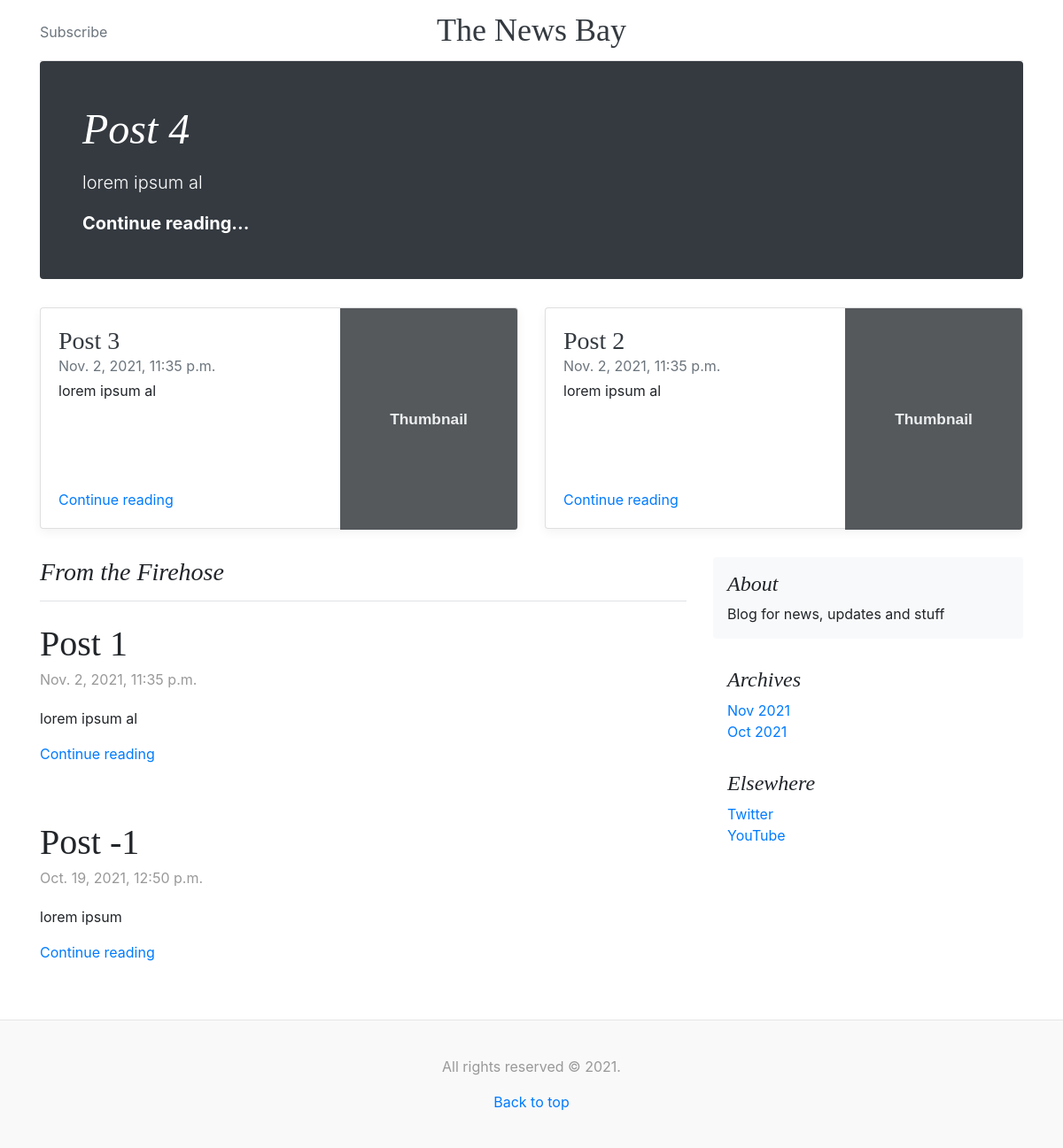
The app's page /, older data.
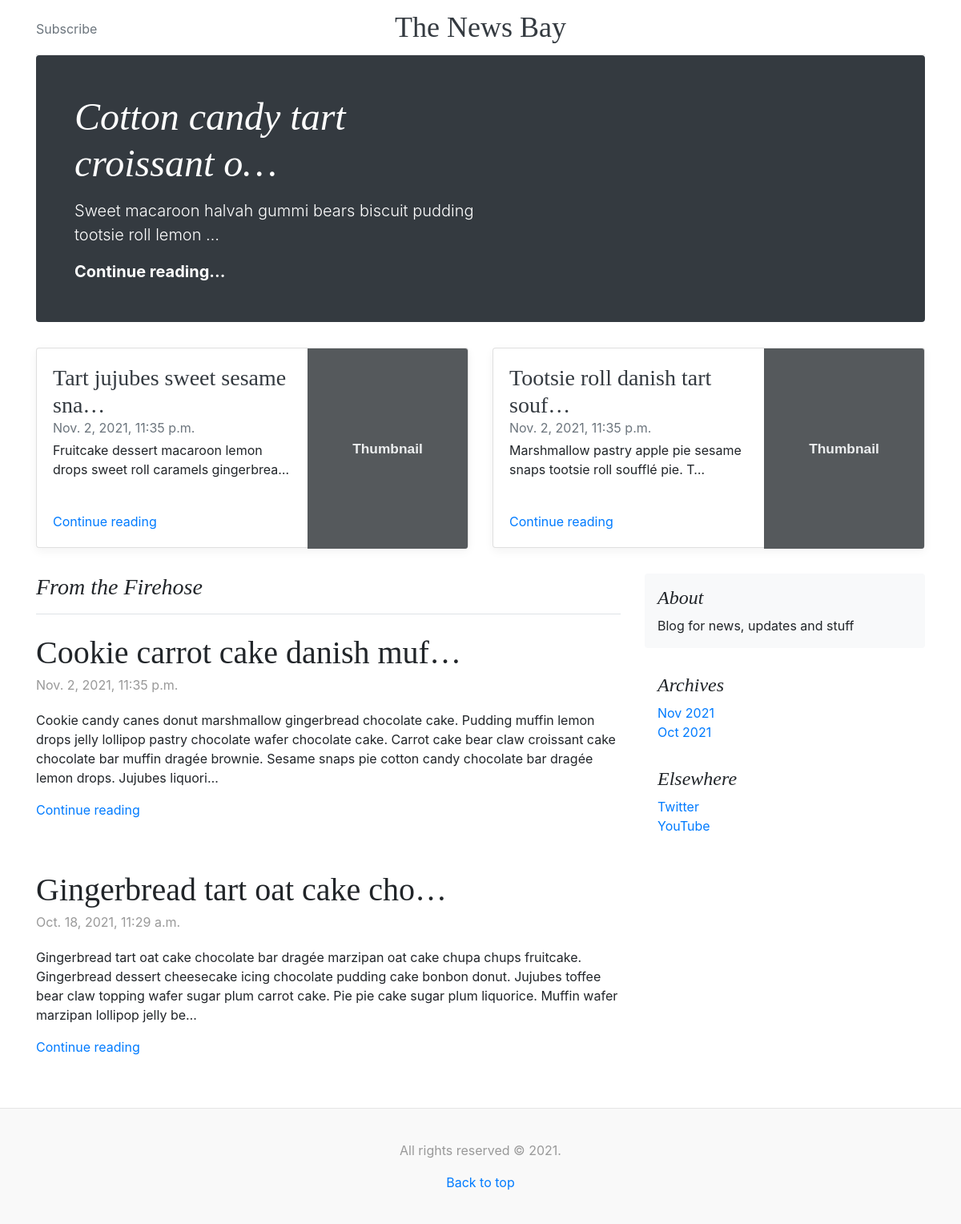
The same page, newer data.
### blog/models.py (models this page shows, shortened)
class Entry(models.Model):
    entry_title = models.CharField(max_length=200)
    entry_content = models.TextField()
    pub_date = models.DateTimeField('date published')

### blog/views.py (the view)
# urls.py: path('', views.IndexView.as_view(), name='index'),
class IndexView(generic.ListView):
    template_name = 'blog/index.html'
    context_object_name = 'latest_entry_list'
    def get_queryset(self):
        return Entry.objects.order_by('-pub_date')[:5]

### blog/templates/blog/index.html
{% extends "blog/base.html" %}
{% load static %}
{% block content %}
    <div class="container">
        <div class="jumbotron p-3 p-md-5 text-white rounded bg-dark">
            <div class="col-md-6 px-0">
                {% if latest_entry_list %}
                    <h1 class="display-4 font-italic">{{ latest_entry_list.0.entry_title|truncatechars:30 }}</h1>
                    <p class="lead my-3">{{ latest_entry_list.0.entry_content|truncatechars:70 }}</p>
                    <p class="lead mb-0"><a href="{% url 'blog:detail' latest_entry_list.0.id %}" class="text-white font-weight-bold">Continue reading...</a></p>
                {% endif %}
            </div>
        </div>
        <div class="row mb-2">
            {% if latest_entry_list %}
                <div class="col-md-6">
                    <div class="card flex-md-row mb-4 box-shadow h-md-250">
                        <div class="card-body d-flex flex-column align-items-start">
                            <h3 class="mb-0">
                                <a class="text-dark" href="{% url 'blog:detail' latest_entry_list.1.id %}">{{ latest_entry_list.1.entry_title|truncatechars:30 }}</a>
                            </h3>
                            <div class="mb-1 text-muted">{{ latest_entry_list.1.pub_date }}</div>
                            <p class="card-text mb-auto">{{ latest_entry_list.1.entry_content|truncatechars:70 }}</p>
                            <a href="{% url 'blog:detail' latest_entry_list.1.id %}">Continue reading</a>
                        </div>
                        <img class="card-img-right flex-auto d-none d-md-block" width="200" data-src="holder.js/200x250?theme=thumb" alt="Card image cap" src="{% static 'blog/media/3.jpg' %}">
                    </div>
                </div>
                <div class="col-md-6">
                    <div class="card flex-md-row mb-4 box-shadow h-md-250">
                        <div class="card-body d-flex flex-column align-items-start">
                            <h3 class="mb-0">
                                <a class="text-dark" href="{% url 'blog:detail' latest_entry_list.2.id %}">{{ latest_entry_list.2.entry_title|truncatechars:30 }}</a>
                            </h3>
                            <div class="mb-1 text-muted">{{ latest_entry_list.2.pub_date }}</div>
                            <p class="card-text mb-auto">{{ latest_entry_list.2.entry_content|truncatechars:70 }}</p>
                            <a href="{% url 'blog:detail' latest_entry_list.2.id %}">Continue reading</a>
                        </div>
                        <img class="card-img-right flex-auto d-none d-md-block" width="200" data-src="holder.js/200x250?theme=thumb" alt="Card image cap" src="{% static 'blog/media/3.jpg' %}">
                    </div>
                </div>
            {% endif %}
        </div>
    </div>
    <main role="main" class="container">
        <div class="row">
            <div class="col-md-8 blog-main">
                <h3 class="pb-3 mb-4 font-italic border-bottom">
                    From the Firehose
                </h3>
                {% if latest_entry_list %}
                    {% for entry in latest_entry_list|slice:"3:" %}
                        <div class="blog-post">
                            <h2 class="blog-post-title"><a style="color: inherit;" href="{% url 'blog:detail' entry.id %}">{{ entry.entry_title|truncatechars:30 }}</a></h2>
                            <p class="blog-post-meta">{{ entry.pub_date }}</p>
                            <p>{{ entry.entry_content|truncatechars:300 }}</p>
                            <p><a href="{% url 'blog:detail' entry.id %}">Continue reading</a></p>
                        </div>
                    {% endfor %}
                {% else %}
                    <p>No posts are available.</p>
                {% endif %}
            </div>
            <aside class="col-md-4 blog-sidebar">
                <div class="p-3 mb-3 bg-light rounded">
                    <h4 class="font-italic">About</h4>
                    <p class="mb-0">Blog for news, updates and stuff</p>
                </div>
                <div class="p-3">
                    <h4 class="font-italic">Archives</h4>
                    <ol class="list-unstyled mb-0">
                        <li><a href="{% url 'blog:archive_month_numeric' 2021 11 %}">Nov 2021</a></li>
                        <li><a href="{% url 'blog:archive_month_numeric' 2021 10 %}">Oct 2021</a></li>
                    </ol>
                </div>
                <div class="p-3">
                    <h4 class="font-italic">Elsewhere</h4>
                    <ol class="list-unstyled">
                        <li><a href="#">Twitter</a></li>
                        <li><a href="#">YouTube</a></li>
                    </ol>
                </div>
            </aside>
        </div>
    </main>
{% endblock %}

### blog/templates/blog/base.html (shortened to what this page needs)
{% load static %}
<!DOCTYPE html>
<html lang="en">
    <head>
        <link href="{% static 'blog/bootstrap.min.css' %}" rel="stylesheet">
        <link href="{% static 'blog/blog.css' %}" rel="stylesheet">
        <link href="{% static 'blog/sticky-footer.css' %}" rel="stylesheet">
    </head>
    <body>
        <div class="container">
            <header class="blog-header py-3">
                <div class="row flex-nowrap justify-content-between align-items-center">
                    <div class="col-4 pt-1">
                        <a class="text-muted" href="{% url 'blog:subscribe' %}">Subscribe</a>
                    </div>
                    <div class="col-4 text-center">
                        <a class="blog-header-logo text-dark" href="/">The News Bay</a>
                    </div>
                    <div class="col-4 d-flex justify-content-end align-items-center">
                    </div>
                </div>
            </header>
        </div>
        {% block content %}{% endblock %}
        <footer class="blog-footer footer">
            <p>All rights reserved © 2021.</p>
            <p>
                <a href="#">Back to top</a>
            </p>
        </footer>
    </body>
</html>

### blog/static/blog/blog.css (style rules this page uses)
.blog-header { line-height: 1; border-bottom: 1px solid #e5e5e5; }
.blog-header-logo { font-family: "Playfair Display", Georgia, "Times New Roman", serif; font-size: 2.25rem; }
h1, h2, h3, h4, h5, h6 { font-family: "Playfair Display", Georgia, "Times New Roman", serif; }
.display-4 { font-size: 2.5rem; }
@media (min-width: 768px) { .display-4 { font-size: 3rem; } }
.card-img-right { height: 100%; border-radius: 0 3px 3px 0; }
.flex-auto { -ms-flex: 0 0 auto; -webkit-box-flex: 0; flex: 0 0 auto; }
@media (min-width: 768px) { .h-md-250 { height: 250px; } }
.border-bottom { border-bottom: 1px solid #e5e5e5; }
.box-shadow { box-shadow: 0 .25rem .75rem rgba(0, 0, 0, .05); }
.blog-post { margin-bottom: 4rem; }
.blog-post-title { margin-bottom: .25rem; font-size: 2.5rem; }
.blog-post-meta { margin-bottom: 1.25rem; color: #999; }
.blog-footer { padding: 2.5rem 0; color: #999; text-align: center; background-color: #f9f9f9; border-top: .05rem solid #e5e5e5; }
.blog-footer p:last-child { margin-bottom: 0; }

### blog/static/blog/sticky-footer.css (style rules this page uses)
html { position: relative; min-height: 100%; }
body { margin-bottom: 145px; }
.footer { position: absolute; bottom: 0; width: 100%; height: 145px; }

Row changes from the older to the newer data that the page shows:
removed Entry: entry_title "Post -1", pub_date "Oct. 19, 2021, 12:50 p.m.", entry_content "lorem ipsum"
changed Entry: entry_title "Post 4" → "Cotton candy tart croissant o…"; entry_content "lorem ipsum al" → "Sweet macaroon halvah gummi bears biscuit pudding tootsie roll lemon …"
changed Entry: entry_title "Post 3" → "Tart jujubes sweet sesame sna…"; entry_content "lorem ipsum al" → "Fruitcake dessert macaroon lemon drops sweet roll caramels gingerbrea…"
changed Entry: entry_title "Post 2" → "Tootsie roll danish tart souf…"; entry_content "lorem ipsum al" → "Marshmallow pastry apple pie sesame snaps tootsie roll soufflé pie. T…"
changed Entry: entry_title "Post 1" → "Cookie carrot cake danish muf…"; entry_content "lorem ipsum al" → "Cookie candy canes donut marshmallow gingerbread chocolate cake. Pudding muffin lemon drops jelly lollipop pastry chocolate wafer chocolate cake. Carrot cake bear claw croissant cake chocolate bar muffin dragée brownie. Sesame snaps pie cotton candy chocolate bar dragée lemon drops. Jujubes liquori…"
now on this page (row edited): Entry: entry_title "Gingerbread tart oat cake cho…", pub_date "Oct. 18, 2021, 11:29 a.m.", entry_content "Gingerbread tart oat cake chocolate bar dragée marzipan oat cake chupa chups fruitcake. Gingerbread dessert cheesecake icing chocolate pudding cake bonbon donut. Jujubes toffee bear claw topping wafer sugar plum carrot cake. Pie pie cake sugar plum liquorice. Muffin wafer marzipan lollipop jelly be…"
